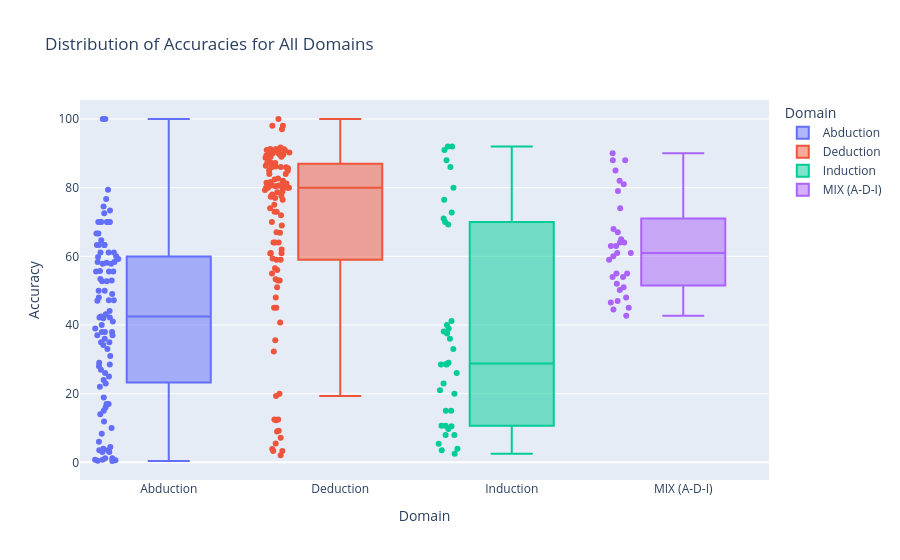

Notebook source saved alongside this figure:
### Code cell
domains = ['Abduction', 'Deduction', 'Induction', 'MIX (A-D-I)']

# --- Create the combined box plot ---
fig_box_all = px.box(
    df,
    x='Domain',   # Puts each domain on the x-axis
    y='Accuracy', # Shows the accuracy distribution on the y-axis
    color='Domain', # Colors each box differently
    points='all',
    title='Distribution of Accuracies for All Domains'
)
fig_box_all.show()
fig_box_all.write_image("accuracies_distribution.png", scale=3)

### Figure 1 — Plotly figure (JSON) as saved in the notebook; plotly's stock layout.template omitted (floating-point values rounded to 4 significant figures)
{"data": [{"alignmentgroup": "True", "boxpoints": "all", "hovertemplate": "Domain=%{x}<br>Accuracy=%{y}<extra></extra>", "legendgroup": "Abduction", "marker": {"color": "#636efa"}, "name": "Abduction", "notched": false, "offsetgroup": "Abduction", "orientation": "v", "showlegend": true, "type": "box", "x": ["Abduction", "Abduction", "Abduction", "Abduction", "Abduction", "Abduction", "Abduction", "Abduction", "Abduction", "Abduction", "Abduction", "Abduction", "Abduction", "Abduction", "Abduction", "Abduction", "Abduction", "Abduction", "Abduction", "Abduction", "Abduction", "Abduction", "Abduction", "Abduction", "Abduction", "Abduction", "Abduction", "Abduction", "Abduction", "Abduction", "Abduction", "Abduction", "Abduction", "Abduction", "Abduction", "Abduction", "Abduction", "Abduction", "Abduction", "Abduction", "Abduction", "Abduction", "Abduction", "Abduction", "Abduction", "Abduction", "Abduction", "Abduction", "Abduction", "Abduction", "Abduction", "Abduction", "Abduction", "Abduction", "Abduction", "Abduction", "Abduction", "Abduction", "Abduction", "Abduction", "Abduction", "Abduction", "Abduction", "Abduction", "Abduction", "Abduction", "Abduction", "Abduction", "Abduction", "Abduction", "Abduction", "Abduction", "Abduction", "Abduction", "Abduction", "Abduction", "Abduction", "Abduction", "Abduction", "Abduction", "Abduction", "Abduction", "Abduction", "Abduction", "Abduction", "Abduction", "Abduction", "Abduction", "Abduction", "Abduction", "Abduction", "Abduction", "Abduction", "Abduction", "Abduction", "Abduction", "Abduction", "Abduction", "Abduction"], "x0": " ", "xaxis": "x", "y": [100.0, 55.7, 100.0, 59.2, 53.4, 0.6, 0.8, 0.4, 0.8, 1.2, 1.2, 4.5, 4.0, 0.5, 8.3, 3.5, 3.5, 3.0, 42.5, 18.9, 28.5, 11.9, 66.67, 76.67, 70.0, 70.0, 70.0, 70.0, 73.33, 63.33, 63.33, 63.33, 60.0, 70.0, 70.0, 70.0, 63.33, 59.8, 58.16, 47.06, 43.14, 42.16, 79.41, 72.55, 52.94, 42.16, 64.71, 66.67, 74.51, 57.84, 44.12, 57.84, 61.11, 61.11, 58.33, 50.0, 48.0, 61.11, 47.22, 47.22, 50.0, 55.56, 58.33, 52.78, 55.56, 55.56, 52.78, 39.0, 17.0, 42.0, 10.0, 37.0, 17.0, 22.0, 24.0, 31.0, 16.0, 35.0, 6.0, 28.0, 15.0, 25.0, 3.0, 36.0, 26.0, 49.0, 38.0, 38.0, 14.0, 41.0, 27.0, 37.0, 29.0, 40.0, 35.0, 38.0, 23.0, 34.18, 33.0], "y0": " ", "yaxis": "y"}, {"alignmentgroup": "True", "boxpoints": "all", "hovertemplate": "Domain=%{x}<br>Accuracy=%{y}<extra></extra>", "legendgroup": "Deduction", "marker": {"color": "#EF553B"}, "name": "Deduction", "notched": false, "offsetgroup": "Deduction", "orientation": "v", "showlegend": true, "type": "box", "x": ["Deduction", "Deduction", "Deduction", "Deduction", "Deduction", "Deduction", "Deduction", "Deduction", "Deduction", "Deduction", "Deduction", "Deduction", "Deduction", "Deduction", "Deduction", "Deduction", "Deduction", "Deduction", "Deduction", "Deduction", "Deduction", "Deduction", "Deduction", "Deduction", "Deduction", "Deduction", "Deduction", "Deduction", "Deduction", "Deduction", "Deduction", "Deduction", "Deduction", "Deduction", "Deduction", "Deduction", "Deduction", "Deduction", "Deduction", "Deduction", "Deduction", "Deduction", "Deduction", "Deduction", "Deduction", "Deduction", "Deduction", "Deduction", "Deduction", "Deduction", "Deduction", "Deduction", "Deduction", "Deduction", "Deduction", "Deduction", "Deduction", "Deduction", "Deduction", "Deduction", "Deduction", "Deduction", "Deduction", "Deduction", "Deduction", "Deduction", "Deduction", "Deduction", "Deduction", "Deduction", "Deduction", "Deduction", "Deduction", "Deduction", "Deduction", "Deduction", "Deduction", "Deduction", "Deduction", "Deduction", "Deduction", "Deduction", "Deduction", "Deduction", "Deduction", "Deduction", "Deduction", "Deduction", "Deduction", "Deduction", "Deduction", "Deduction", "Deduction", "Deduction", "Deduction", "Deduction", "Deduction", "Deduction", "Deduction", "Deduction", "Deduction", "Deduction", "Deduction", "Deduction", "Deduction", "Deduction", "Deduction"], "x0": " ", "xaxis": "x", "y": [32.3, 60.8, 66.9, 53.3, 59.4, 3.9, 2.1, 3.3, 7.2, 5.5, 3.3, 19.3, 9.2, 12.5, 12.3, 9.0, 20.0, 12.5, 40.7, 56.5, 60.9, 35.6, 86.38, 87.23, 90.21, 88.94, 91.28, 87.87, 91.7, 89.36, 90.0, 91.28, 89.57, 89.57, 90.85, 90.64, 91.06, 87.19, 87.19, 82.66, 77.39, 82.41, 91.21, 89.95, 84.92, 85.68, 88.69, 90.45, 90.95, 85.93, 85.93, 86.18, 80.6, 81.47, 79.96, 78.66, 76.51, 79.31, 77.59, 79.96, 78.88, 80.39, 79.96, 80.6, 81.68, 81.03, 81.25, 89.0, 72.0, 62.0, 53.0, 81.0, 90.0, 74.0, 64.0, 56.0, 80.0, 59.0, 82.0, 45.0, 48.0, 78.0, 51.0, 86.0, 64.0, 45.0, 73.0, 97.0, 85.0, 61.0, 81.0, 55.0, 100.0, 73.0, 64.0, 84.0, 53.0, 98.0, 84.0, 59.0, 70.0, 75.0, 98.0, 77.0, 67.0, 69.0, 80.0], "y0": " ", "yaxis": "y"}, {"alignmentgroup": "True", "boxpoints": "all", "hovertemplate": "Domain=%{x}<br>Accuracy=%{y}<extra></extra>", "legendgroup": "Induction", "marker": {"color": "#00cc96"}, "name": "Induction", "notched": false, "offsetgroup": "Induction", "orientation": "v", "showlegend": true, "type": "box", "x": ["Induction", "Induction", "Induction", "Induction", "Induction", "Induction", "Induction", "Induction", "Induction", "Induction", "Induction", "Induction", "Induction", "Induction", "Induction", "Induction", "Induction", "Induction", "Induction", "Induction", "Induction", "Induction", "Induction", "Induction", "Induction", "Induction", "Induction", "Induction", "Induction", "Induction", "Induction", "Induction", "Induction", "Induction", "Induction", "Induction", "Induction", "Induction"], "x0": " ", "xaxis": "x", "y": [10.7, 70.0, 28.6, 69.3, 37.5, 4.0, 2.5, 5.4, 9.7, 8.0, 10.5, 15.0, 10.7, 3.5, 8.0, 28.5, 41.2, 28.5, 38.1, 71.0, 76.5, 72.8, 92.0, 39.0, 88.0, 40.0, 36.0, 15.0, 23.0, 20.0, 80.0, 29.0, 86.0, 21.0, 91.0, 33.0, 92.0, 26.0], "y0": " ", "yaxis": "y"}, {"alignmentgroup": "True", "boxpoints": "all", "hovertemplate": "Domain=%{x}<br>Accuracy=%{y}<extra></extra>", "legendgroup": "MIX (A-D-I)", "marker": {"color": "#ab63fa"}, "name": "MIX (A-D-I)", "notched": false, "offsetgroup": "MIX (A-D-I)", "orientation": "v", "showlegend": true, "type": "box", "x": ["MIX (A-D-I)", "MIX (A-D-I)", "MIX (A-D-I)", "MIX (A-D-I)", "MIX (A-D-I)", "MIX (A-D-I)", "MIX (A-D-I)", "MIX (A-D-I)", "MIX (A-D-I)", "MIX (A-D-I)", "MIX (A-D-I)", "MIX (A-D-I)", "MIX (A-D-I)", "MIX (A-D-I)", "MIX (A-D-I)", "MIX (A-D-I)", "MIX (A-D-I)", "MIX (A-D-I)", "MIX (A-D-I)", "MIX (A-D-I)", "MIX (A-D-I)", "MIX (A-D-I)", "MIX (A-D-I)", "MIX (A-D-I)", "MIX (A-D-I)", "MIX (A-D-I)", "MIX (A-D-I)", "MIX (A-D-I)", "MIX (A-D-I)", "MIX (A-D-I)", "MIX (A-D-I)", "MIX (A-D-I)"], "x0": " ", "xaxis": "x", "y": [67.0, 46.54, 63.0, 61.0, 63.0, 44.55, 55.0, 51.0, 55.0, 50.23, 45.0, 54.0, 52.0, 42.7, 47.0, 54.0, 88.0, 64.0, 74.0, 60.0, 90.0, 68.0, 79.0, 61.0, 88.0, 64.0, 81.0, 59.0, 85.0, 65.0, 82.0, 48.0], "y0": " ", "yaxis": "y"}], "layout": {"boxmode": "overlay", "legend": {"title": {"text": "Domain"}, "tracegroupgap": 0}, "title": {"text": "Distribution of Accuracies for All Domains"}, "xaxis": {"anchor": "y", "categoryarray": ["Abduction", "Deduction", "Induction", "MIX (A-D-I)"], "categoryorder": "array", "domain": [0, 1], "title": {"text": "Domain"}}, "yaxis": {"anchor": "x", "domain": [0, 1], "title": {"text": "Accuracy"}}}}
